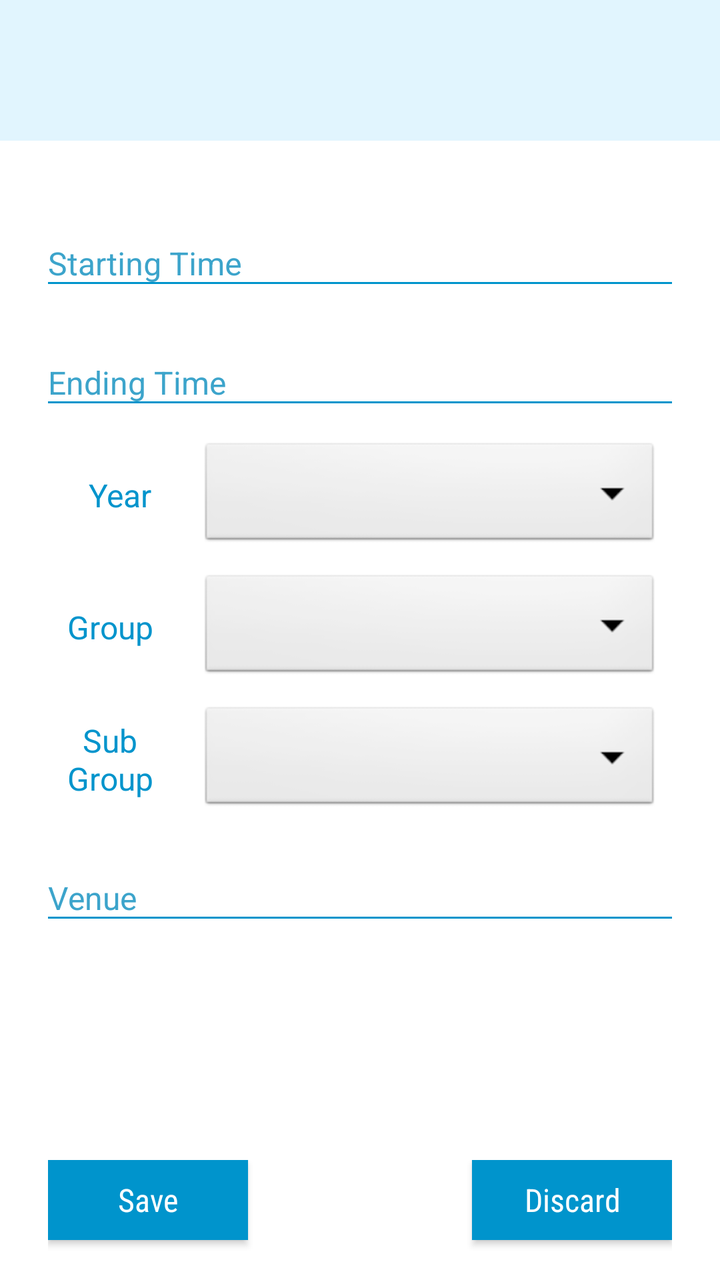
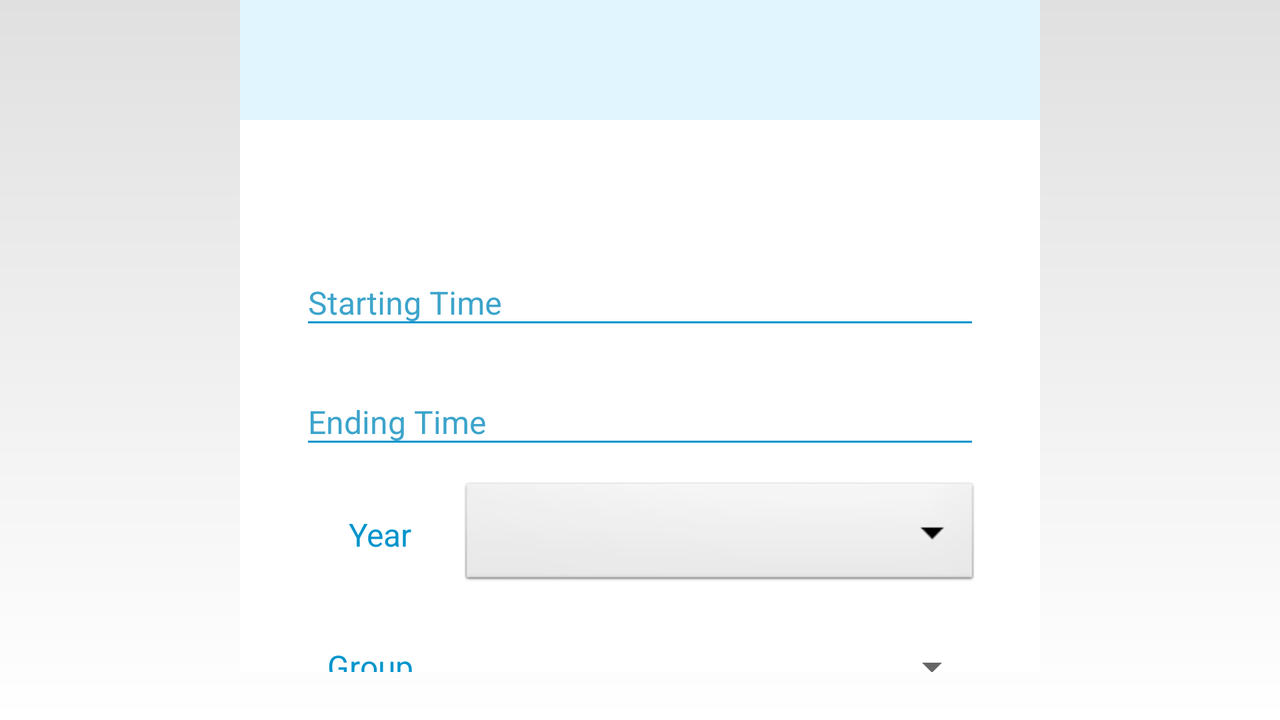

Two renders of one Android screen. The first uses the default layout on a phone; the second uses the alternative layout the repository ships for a different screen configuration, on a matching device. The two XML files are below.
<!-- AndroidManifest.xml: application theme AppTheme -->
<!-- res/layout/activity_add_aclass.xml -->
<?xml version="1.0" encoding="utf-8"?>
<androidx.constraintlayout.widget.ConstraintLayout xmlns:android="http://schemas.android.com/apk/res/android"
    xmlns:tools="http://schemas.android.com/tools"
    android:layout_width="match_parent"
    xmlns:app="http://schemas.android.com/apk/res-auto"
    android:orientation="vertical"
    android:background="@color/white"
    android:layout_height="match_parent">


    <LinearLayout
        android:id="@+id/linearLayout2"
        android:layout_width="match_parent"
        android:layout_height="wrap_content"
        android:background="@color/c4"
        android:orientation="horizontal"
        app:layout_constraintTop_toTopOf="parent">

        <TextView
            android:id="@+id/textViewSelectedDAy"
            android:layout_width="match_parent"
            android:layout_height="wrap_content"
            android:layout_marginVertical="15dp"
            android:layout_marginStart="24dp"
            android:fontFamily="sans-serif-condensed"
            android:gravity="left"
            android:textColor="@color/c1"
            android:textSize="30sp" />

        <View
            android:layout_width="match_parent"
            android:layout_height="2dp"
            android:background="@color/c2" />

    </LinearLayout>

    <ProgressBar
        android:id="@+id/progressBarTimming"
        android:layout_width="wrap_content"
        android:layout_height="wrap_content"
        android:layout_marginRight="20dp"
        android:visibility="invisible"
        android:indeterminateTint="@color/c2"
        app:layout_constraintBottom_toBottomOf="@+id/linearLayout2"
        app:layout_constraintEnd_toEndOf="@+id/linearLayout2"
        app:layout_constraintTop_toTopOf="@+id/linearLayout2"
        />

    <ScrollView
        android:id="@+id/sv1"
        android:layout_width="0dp"
        android:layout_height="0dp"
        app:layout_constraintBottom_toBottomOf="@id/guideline5"
        app:layout_constraintEnd_toEndOf="parent"
        app:layout_constraintStart_toStartOf="parent"
        app:layout_constraintTop_toBottomOf="@+id/linearLayout2"
        android:scrollbarSize="0dp">

    <LinearLayout
        android:id="@+id/linearLayout"
        android:layout_width="match_parent"
        android:layout_height="match_parent"
        android:orientation="vertical"
        android:paddingHorizontal="20dp"
        android:paddingBottom="30dp"
        >

        <com.google.android.material.textfield.TextInputLayout
            android:layout_width="match_parent"
            android:layout_height="wrap_content"
            android:focusable="true"
            android:focusableInTouchMode="true"
            android:layout_marginTop="30dp"
            android:textColorHint="@color/hint1"
            app:hintAnimationEnabled="true">

            <EditText
                android:id="@+id/editTextstart"
                android:layout_width="match_parent"
                android:layout_height="wrap_content"
                android:backgroundTint="@color/c2"
                android:focusable="true"
                android:focusableInTouchMode="true"
                android:hint="Starting Time"
                android:inputType="time"
                android:textColor="@color/c1"
                android:textSize="16sp" />
        </com.google.android.material.textfield.TextInputLayout>


        <com.google.android.material.textfield.TextInputLayout
            android:layout_width="match_parent"
            android:layout_height="wrap_content"
            android:focusable="true"
            android:focusableInTouchMode="true"
            android:layout_marginTop="10dp"
            android:textColorHint="@color/hint1"
            app:hintAnimationEnabled="true">

            <EditText
                android:id="@+id/editTextend"
                android:layout_width="match_parent"
                android:layout_height="wrap_content"
                android:backgroundTint="@color/c2"
                android:focusable="true"
                android:focusableInTouchMode="true"
                android:hint="Ending Time"
                android:inputType="time"
                android:textColor="@color/c1"
                android:textSize="16sp" />
        </com.google.android.material.textfield.TextInputLayout>

        <LinearLayout
            android:layout_width="match_parent"
            android:layout_height="56dp"
            android:layout_marginTop="10dp">

            <TextView
                android:id="@+id/TextViewSY"
                android:layout_width="80dp"
                android:layout_height="match_parent"
                android:gravity="center"
                android:paddingHorizontal="10dp"
                android:text="Year"
                android:textAlignment="gravity"
                android:textColor="@color/c2"
                android:textSize="16sp" />

            <Spinner
                android:id="@+id/spinnerTY"
                android:layout_width="match_parent"
                android:layout_height="match_parent"
                android:layout_gravity="right"
                android:layout_marginRight="10dp"
                android:background="@android:drawable/btn_dropdown"
                android:focusable="true"
                android:focusableInTouchMode="true"
                android:popupBackground="@color/white"
                android:spinnerMode="dropdown" />

        </LinearLayout>

        <LinearLayout
            android:layout_width="match_parent"
            android:layout_height="56dp"
            android:layout_marginTop="10dp">

            <TextView
                android:id="@+id/TextViewTG"
                android:layout_width="80dp"
                android:layout_height="match_parent"
                android:gravity="center"
                android:paddingRight="10dp"
                android:text="Group"
                android:textAlignment="gravity"
                android:textColor="@color/c2"
                android:textSize="16sp" />

            <Spinner
                android:id="@+id/spinnerTG"
                android:layout_width="match_parent"
                android:layout_height="match_parent"
                android:layout_marginRight="10dp"
                android:layout_gravity="right"
                android:background="@android:drawable/btn_dropdown"
                android:focusable="true"
                android:focusableInTouchMode="true"
                android:popupBackground="@color/white"
                android:spinnerMode="dropdown" />

        </LinearLayout>



        <LinearLayout
            android:layout_width="match_parent"
            android:layout_height="56dp"
            android:layout_marginTop="10dp">

            <TextView
                android:id="@+id/TextViewTSG"
                android:layout_width="80dp"
                android:layout_height="match_parent"
                android:gravity="center"
                android:paddingRight="10dp"
                android:text="Sub Group"
                android:textAlignment="gravity"
                android:textColor="@color/c2"
                android:textSize="16sp" />

            <Spinner
                android:id="@+id/spinnerTSG"
                android:layout_width="match_parent"
                android:layout_height="match_parent"
                android:layout_gravity="right"
                android:layout_marginRight="10dp"
                android:background="@android:drawable/btn_dropdown"
                android:focusable="true"
                android:focusableInTouchMode="true"
                android:popupBackground="@color/white"
                android:spinnerMode="dropdown" />

        </LinearLayout>


        <com.google.android.material.textfield.TextInputLayout
            android:layout_width="match_parent"
            android:layout_height="wrap_content"
            android:focusable="true"
            android:focusableInTouchMode="true"
            android:layout_marginTop="10dp"
            android:textColorHint="@color/hint1"
            app:hintAnimationEnabled="true"
            >

        <EditText
            android:id="@+id/editTextvenue"
            android:layout_width="match_parent"
            android:layout_height="wrap_content"
            android:backgroundTint="@color/c2"
            android:focusable="true"
            android:focusableInTouchMode="true"
            android:hint="Venue"
            android:inputType="text"
            android:textColor="@color/c1"
            android:textSize="16sp" />
    </com.google.android.material.textfield.TextInputLayout>


   </LinearLayout>
    </ScrollView>

    <LinearLayout
        android:id="@+id/linearLayout3"
        android:layout_width="match_parent"
        android:layout_height="60dp"
        android:paddingHorizontal="24dp"
        android:background="@color/white"
        android:orientation="horizontal"
        app:layout_constraintBottom_toBottomOf="parent">

        <androidx.constraintlayout.widget.ConstraintLayout
            android:layout_width="match_parent"
            android:layout_height="match_parent"
            android:orientation="horizontal">


            <Button
                android:id="@+id/buttonsave"
                android:layout_width="100dp"
                android:layout_height="40dp"
                android:background="@drawable/bg_button"
                android:fontFamily="sans-serif-condensed"
                android:onClick="save"
                android:text="Save"
                android:textAlignment="center"
                android:textAllCaps="false"
                android:textColor="@color/white"
                android:textSize="16dp"
                app:layout_constraintStart_toStartOf="parent"
                />

            <Button
                android:id="@+id/buttondiscard"
                android:layout_width="100dp"
                android:layout_height="40dp"
                android:background="@drawable/bg_button"
                android:fontFamily="sans-serif-condensed"
                android:onClick="discard"
                android:text="Discard"
                android:textAlignment="center"
                android:textAllCaps="false"
                android:textColor="@color/white"
                android:textSize="16dp"
                app:layout_constraintEnd_toEndOf="parent"
                app:layout_constraintTop_toTopOf="parent" />

        </androidx.constraintlayout.widget.ConstraintLayout>
    </LinearLayout>


    <androidx.constraintlayout.widget.Guideline
        android:id="@+id/guideline3"
        android:layout_width="wrap_content"
        android:layout_height="wrap_content"
        android:orientation="vertical"
        app:layout_constraintGuide_end="24dp" />

    <androidx.constraintlayout.widget.Guideline
        android:id="@+id/guideline4"
        android:layout_width="wrap_content"
        android:layout_height="wrap_content"
        android:orientation="horizontal"
        app:layout_constraintGuide_begin="24dp" />

    <androidx.constraintlayout.widget.Guideline
        android:id="@+id/guideline2"
        android:layout_width="wrap_content"
        android:layout_height="wrap_content"
        android:orientation="vertical"
        app:layout_constraintGuide_begin="24dp" />

    <androidx.constraintlayout.widget.Guideline
        android:id="@+id/guideline5"
        android:layout_width="wrap_content"
        android:layout_height="wrap_content"
        android:orientation="horizontal"
        app:layout_constraintGuide_end="60dp" />
</androidx.constraintlayout.widget.ConstraintLayout>
<!-- resources referenced by this layout -->
<resources>
  <color name="c1">#00669b</color>
  <color name="c2">#0094cc</color>
  <color name="c4">#e1f5fe</color>
  <color name="hint1">#3CA4CB</color>
  <color name="white">#FFFF</color>
  <!-- drawable bg_button (drawable) -->
  <?xml version="1.0" encoding="UTF-8"?>
  <selector xmlns:android="http://schemas.android.com/apk/res/android">
      <item android:state_pressed="true" >
          <shape>
              <solid
                  android:color="@color/c5" />
          </shape>
      </item>
      <item>
          <shape>
              <solid android:color="@color/c2"/>
          </shape>
      </item>
  </selector>
  <style name="AppTheme" parent="Theme.AppCompat.Light.DarkActionBar">
          
          <item name="colorPrimary">@color/c2</item>
          <item name="colorPrimaryDark">@color/c1</item>
          <item name="colorAccent">@color/colorAccent</item>
  
          <item name="android:windowBackground">@drawable/bglogin</item>
          <item name="colorControlHighlight">@color/c3</item>
          <item name="colorControlActivated">@color/c3</item>
          <item name="colorButtonNormal">@color/c2</item>
      </style>
  <color name="c5">#3CA4CB</color>
  <color name="colorAccent">#D81B60</color>
  <!-- drawable bglogin (drawable) -->
  <?xml version="1.0" encoding="utf-8"?>
  <shape xmlns:android="http://schemas.android.com/apk/res/android">
      <gradient
          android:startColor="@color/c3"
          android:endColor="@color/white"
          android:angle="-90"/>
  </shape>
  <color name="c3">#e0e0e0</color>
</resources>
<!-- res/layout-land/activity_add_aclass.xml (the repository's variant of the layout above) -->
<!-- drawn on the phone turned sideways -->
<?xml version="1.0" encoding="utf-8"?>
<androidx.constraintlayout.widget.ConstraintLayout xmlns:android="http://schemas.android.com/apk/res/android"
    xmlns:tools="http://schemas.android.com/tools"
    android:layout_width="match_parent"
    xmlns:app="http://schemas.android.com/apk/res-auto"
    android:orientation="vertical"
    android:layout_height="match_parent">


    <LinearLayout
        android:id="@+id/linearLayout2"
        android:layout_width="400dp"
        android:layout_height="wrap_content"
        android:background="@color/c4"
        android:orientation="horizontal"
        app:layout_constraintEnd_toEndOf="parent"
        app:layout_constraintStart_toStartOf="parent"
        app:layout_constraintTop_toTopOf="parent">

        <TextView
            android:id="@+id/textViewSelectedDAy"
            android:layout_width="match_parent"
            android:layout_height="wrap_content"
            android:fontFamily="sans-serif-condensed"
            android:gravity="left"
            android:layout_marginStart="24dp"
            android:layout_marginVertical="15dp"
            android:textColor="@color/c1"
            android:textSize="30sp" />

        <View
            android:layout_width="match_parent"
            android:layout_height="2dp"
            android:background="@color/c2" />

    </LinearLayout>

    <ProgressBar
        android:id="@+id/progressBarTimming"
        android:layout_width="wrap_content"
        android:layout_height="wrap_content"
        android:layout_marginRight="20dp"
        android:visibility="invisible"
        android:indeterminateTint="@color/c2"
        app:layout_constraintBottom_toBottomOf="@+id/linearLayout2"
        app:layout_constraintEnd_toEndOf="@+id/linearLayout2"
        app:layout_constraintTop_toTopOf="@+id/linearLayout2"
        />

    <RelativeLayout
        android:id="@+id/relativeLayout"
        android:layout_width="400dp"
        android:layout_height="0dp"
        android:layout_marginTop="60dp"
        android:background="@color/white"
        app:layout_constraintBottom_toTopOf="@+id/guideline5"
        app:layout_constraintEnd_toEndOf="parent"
        app:layout_constraintStart_toStartOf="parent"
        app:layout_constraintTop_toTopOf="parent">

    <ScrollView
        android:id="@+id/sv1"
        android:layout_width="match_parent"
        android:layout_height="match_parent"
        android:scrollbarSize="0dp">

    <LinearLayout
        android:layout_width="match_parent"
        android:layout_height="match_parent"
        android:orientation="vertical"
        android:padding="30dp"
        app:layout_constraintBottom_toBottomOf="parent"
        app:layout_constraintVertical_bias="0.566">

        <com.google.android.material.textfield.TextInputLayout
            android:layout_width="match_parent"
            android:layout_height="wrap_content"
            android:focusable="true"
            android:focusableInTouchMode="true"
            android:layout_marginTop="30dp"
            android:textColorHint="@color/hint1"
            app:hintAnimationEnabled="true">

            <EditText
                android:id="@+id/editTextstart"
                android:layout_width="match_parent"
                android:layout_height="wrap_content"
                android:backgroundTint="@color/c2"
                android:focusable="true"
                android:focusableInTouchMode="true"
                android:hint="Starting Time"
                android:inputType="time"
                android:textColor="@color/c1"
                android:textSize="16sp" />
        </com.google.android.material.textfield.TextInputLayout>


        <com.google.android.material.textfield.TextInputLayout
            android:layout_width="match_parent"
            android:layout_height="wrap_content"
            android:focusable="true"
            android:focusableInTouchMode="true"
            android:layout_marginTop="10dp"
            android:textColorHint="@color/hint1"
            app:hintAnimationEnabled="true">

            <EditText
                android:id="@+id/editTextend"
                android:layout_width="match_parent"
                android:layout_height="wrap_content"
                android:backgroundTint="@color/c2"
                android:focusable="true"
                android:focusableInTouchMode="true"
                android:hint="Ending Time"
                android:inputType="time"
                android:textColor="@color/c1"
                android:textSize="16sp" />
        </com.google.android.material.textfield.TextInputLayout>

        <LinearLayout
            android:layout_width="match_parent"
            android:layout_height="56dp"
            android:layout_marginTop="10dp">

            <TextView
                android:id="@+id/TextViewSY"
                android:layout_width="80dp"
                android:layout_height="match_parent"
                android:gravity="center"
                android:paddingHorizontal="10dp"
                android:text="Year"
                android:textAlignment="gravity"
                android:textColor="@color/c2"
                android:textSize="16sp" />

            <Spinner
                android:id="@+id/spinnerTY"
                android:layout_width="match_parent"
                android:layout_height="match_parent"
                android:layout_gravity="right"
                android:background="@android:drawable/btn_dropdown"
                android:focusable="true"
                android:focusableInTouchMode="true"
                android:popupBackground="@color/white"
                android:spinnerMode="dropdown" />

        </LinearLayout>

        <LinearLayout
            android:layout_width="match_parent"
            android:layout_height="56dp"
            android:layout_marginTop="10dp">

            <TextView
                android:id="@+id/TextViewTG"
                android:layout_width="80dp"
                android:layout_height="match_parent"
                android:gravity="center"
                android:paddingRight="10dp"
                android:text="Group"
                android:textAlignment="gravity"
                android:textColor="@color/c2"
                android:textSize="16sp" />

            <Spinner
                android:id="@+id/spinnerTG"
                android:layout_width="match_parent"
                android:layout_height="match_parent"
                android:layout_gravity="right"
                android:focusable="true"
                android:focusableInTouchMode="true"
                android:popupBackground="@color/white"
                android:spinnerMode="dropdown" />

        </LinearLayout>



        <LinearLayout
            android:layout_width="match_parent"
            android:layout_height="56dp"
            android:layout_marginTop="10dp">

            <TextView
                android:id="@+id/TextViewTSG"
                android:layout_width="80dp"
                android:layout_height="match_parent"
                android:gravity="center"
                android:paddingRight="10dp"
                android:text="Sub Group"
                android:textAlignment="gravity"
                android:textColor="@color/c2"
                android:textSize="16sp" />

            <Spinner
                android:id="@+id/spinnerTSG"
                android:layout_width="match_parent"
                android:layout_height="match_parent"
                android:layout_gravity="right"
                android:background="@android:drawable/btn_dropdown"
                android:focusable="true"
                android:focusableInTouchMode="true"
                android:popupBackground="@color/white"
                android:spinnerMode="dropdown" />

        </LinearLayout>
        <com.google.android.material.textfield.TextInputLayout
            android:layout_width="match_parent"
            android:layout_height="wrap_content"
            android:focusable="true"
            android:focusableInTouchMode="true"
            android:layout_marginTop="10dp"
            android:textColorHint="@color/hint1"
            app:hintAnimationEnabled="true"
            >

        <EditText
            android:id="@+id/editTextvenue"
            android:layout_width="match_parent"
            android:layout_height="wrap_content"
            android:backgroundTint="@color/c2"
            android:focusable="true"
            android:focusableInTouchMode="true"
            android:hint="Venue"
            android:inputType="text"
            android:textColor="@color/c1"
            android:textSize="16sp" />
    </com.google.android.material.textfield.TextInputLayout>

        <LinearLayout
            android:id="@+id/linearLayout3"
            android:layout_width="match_parent"
            android:layout_height="60dp"
            android:paddingHorizontal="24dp"
            android:background="@color/white"
            android:orientation="horizontal"
            app:layout_constraintBottom_toBottomOf="parent">

            <androidx.constraintlayout.widget.ConstraintLayout
                android:layout_width="match_parent"
                android:layout_height="match_parent"
                android:orientation="horizontal">


                <Button
                    android:id="@+id/buttonsave"
                    android:layout_width="100dp"
                    android:layout_height="match_parent"
                    android:background="@drawable/bg_button"
                    android:fontFamily="sans-serif-condensed"
                    android:onClick="save"
                    android:text="Save"
                    android:textAllCaps="false"
                    android:textAlignment="center"
                    android:textColor="@color/white"
                    android:textSize="16dp"
                    app:layout_constraintStart_toStartOf="parent"
                    tools:layout_editor_absoluteY="0dp" />

                <Button
                    android:id="@+id/buttondiscard"
                    android:layout_width="100dp"
                    android:layout_height="match_parent"
                    android:background="@drawable/bg_button"
                    android:fontFamily="sans-serif-condensed"
                    android:onClick="discard"
                    android:text="Discard"
                    android:textAllCaps="false"
                    android:textAlignment="center"
                    android:textSize="16dp"
                    android:textColor="@color/white"
                    app:layout_constraintEnd_toEndOf="parent"
                    tools:layout_editor_absoluteY="0dp" />

            </androidx.constraintlayout.widget.ConstraintLayout>
        </LinearLayout>


   </LinearLayout>

    </ScrollView>
    </RelativeLayout>


    <androidx.constraintlayout.widget.Guideline
        android:id="@+id/guideline3"
        android:layout_width="wrap_content"
        android:layout_height="wrap_content"
        android:orientation="vertical"
        app:layout_constraintGuide_end="24dp" />

    <androidx.constraintlayout.widget.Guideline
        android:id="@+id/guideline4"
        android:layout_width="wrap_content"
        android:layout_height="wrap_content"
        android:orientation="horizontal"
        app:layout_constraintGuide_begin="24dp" />

    <androidx.constraintlayout.widget.Guideline
        android:id="@+id/guideline2"
        android:layout_width="wrap_content"
        android:layout_height="wrap_content"
        android:orientation="vertical"
        app:layout_constraintGuide_begin="24dp" />

    <androidx.constraintlayout.widget.Guideline
        android:id="@+id/guideline5"
        android:layout_width="wrap_content"
        android:layout_height="wrap_content"
        android:orientation="horizontal"
        app:layout_constraintGuide_end="24dp" />
</androidx.constraintlayout.widget.ConstraintLayout>
